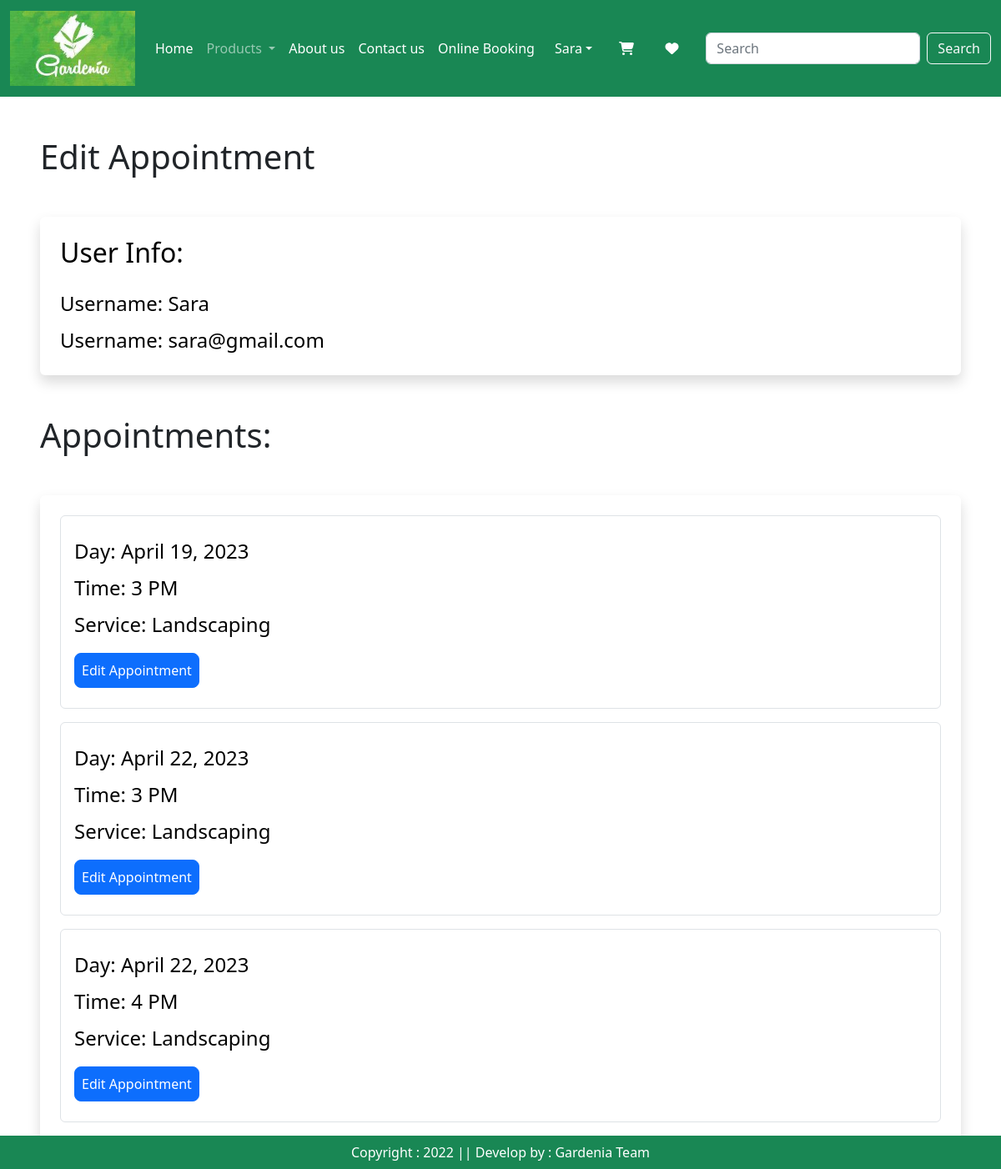
Screenshot of /user-panel (signed in) with the database file from the repository.
### app/models.py (models this page shows, shortened)
class Appointment(models.Model):
    user = models.ForeignKey(User, on_delete=models.CASCADE, null=True, blank=True)
    service = models.CharField(max_length=50, choices=SERVICE_CHOICES, default="Doctor care")
    day = models.DateField(default=datetime.now)
    time = models.CharField(max_length=10, choices=TIME_CHOICES, default="3 PM")
    time_ordered = models.DateTimeField(default=datetime.now, blank=True)

### app/views.py (the view)
# urls.py: path('user-panel', views.userPanel, name='userPanel'),
def userPanel(request):
    totalitem=0
    wishitem=0
    if request.user.is_authenticated:
        totalitem = len(Cart.objects.filter(user=request.user))
        wishitem = len(Wishlist.objects.filter(user=request.user))
    user = request.user
    appointments = Appointment.objects.filter(user=user).order_by('day', 'time')
    return render(request, 'app/userPanel.html', {
        'user':user,
        'appointments':appointments,
    })

### app/templates/app/userPanel.html (shortened to what this page needs)
{% extends 'app/base.html' %}
{% load static %}
{% block main-content %}
{% if user.is_authenticated %}
<h1 class=" ms-5 mt-5 ">Edit Appointment</h1>
<div class="shadow p-4 mb-5 bg-body bg-body rounded text-black  m-5 ">
    <h2 class="">User Info:</h2>
    <ul class="list-group fs-4 mt-3">
            <li class="list-group mt-2">Username: {{ user.username }}</li>
            <li class="list-group mt-2">Username: {{ user.email }}</li>
    </ul>
</div>
{% if appointments.count > 0 %}
<div class="mt-5 ">
    <h1 class=" ms-5">Appointments:</h1>
    <div class="shadow p-4 mb-3 bg-body bg-body rounded text-black  m-5">
        {% for appointment in appointments %}
        <div class="list-group fs-4 border p-3 mb-3">
            <p class="list-group mt-2">Day: {{ appointment.day }}</p>
            <p class="list-group mt-2">Time: {{ appointment.time }}</p>
            <p class="list-group mt-2">Service: {{ appointment.service }}</p>
            <div class="mt-3 mb-2">
                <a class="btn btn-primary rounded-3 p-2" href="{% url 'userUpdate' appointment.id %}">Edit Appointment</a>
            </div>
        </div>
        {% endfor %}
    </div>
</div>
{% endif %}
{% else %}
<div class="shadow p-4 mb-5 bg-body bg-body rounded text-black  m-5">
    <h1 class="p-2  ms-3">First Sign in!</h1>
    <a href="{% url 'login_Gardener' %}" class="btn btn-primary text-white">Sign in</a>
</div>
{% endif %}
{% endblock main-content %}

### app/templates/app/base.html (shortened to what this page needs)
<!DOCTYPE html>
{% load static %}
<html>
<head>
    <link href="http://cdn.jsdelivr.net/npm/bootstrap@5.2.3/dist/css/bootstrap.min.css" rel="stylesheet"
 />
    <link rel="stylesheet" href="{% static '../static/app/css/owl.carousel.min.css' %}" />
    <link rel="stylesheet" href="{% static '../static/app/css/all.min.css' %}" />
    <link rel="stylesheet" href="{% static '../static/app/css/style.css' %}" />
</head>
<body>
    <nav class="navbar navbar-expand-lg navbar-dark bg-success ">
        <div class="container-fluid">
            <a class="navbar-brand" href="#">
                <img src="{% static 'app/images/product/logo.jpg' %}" width="70" height="50" />
            </a>
            <div class="collapse navbar-collapse" id="navbarSupportedContent">
                <ul class="navbar-nav me-auto mb-lg-0">
                    {% if request.user.is_authenticated %}
                    <li class="nav-item">
                        <a class="nav-link active" aria-current="page" href="/">Home</a>
                    </li>
                    <li class="nav-item dropdown">
                        <a class="nav-link dropdown-toggle" href="#" role="button" data-bs-toggle="dropdown"
                            aria-expanded="false">
                            Products
                        </a>
                    </li>
                    <li class="nav-item">
                        <a class="nav-link text-white" href="{% url 'about' %}">About us</a>
                    </li>
                    <li class="nav-item">
                        <a class="nav-link text-white" href="{% url 'contact' %}">Contact us</a>
                    </li>
                    <li class="nav-item">
                        <a class="nav-link text-white" href="{% url 'booking' %}">Online Booking</a>
                    </li>
                    <li class="nav-item dropdown mx-2">
                        <a class="nav-link dropdown-toggle text-white" href="#" id="profileDropdown" role="button"
                            data-bs-toggle="dropdown" aria-expanded="false">{{request.user}}</a>
                    </li>
                    <li class="nav-item mx-2">
                        <a href="{% url 'showcart' %}" class="nav-link text-white">
                            <i class="fas fa-shopping-cart" ></i>
                        </a>
                    </li>
                    <li class="nav-item mx-2">
                        <a href="{% url 'show_wishlist' %}" class="nav-link text-white">  <i class="fa fa-heart" height="27" width="27"></i></a>
                    </li>
                    {% endif %}
                </ul>
                <form class="d-flex" role="search" action="/search">
                    <input class="form-control me-2" type="search" placeholder="Search" name="search" aria-label="Search">
                    <button class="btn btn-outline-light" type="submit">Search</button>
                </form>
            </div>
        </div>
    </nav>
    {% block main-content %}{% endblock main-content %}
    <footer class="fixed-bottom bg-success text-center text-white p-2 mt-5">
        Copyright : 2022 || Develop by : Gardenia Team
    </footer>
</body>
</html>

### app/static/app/css/style.css (style rules this page uses)
body { overflow-x: hidden; }
.navbar-brand img { width: 100%; height: auto; max-width: 150px; }

### rows the page displays
Appointment: day "April 19, 2023", time "3 PM", service "Landscaping"
Appointment: day "April 22, 2023", time "3 PM", service "Landscaping"
Appointment: day "April 22, 2023", time "4 PM", service "Landscaping"

### other values shown
{{ request.user }} "Sara"
{{ user.username }} "Sara"
{{ user.email }} "sara@gmail.com"
